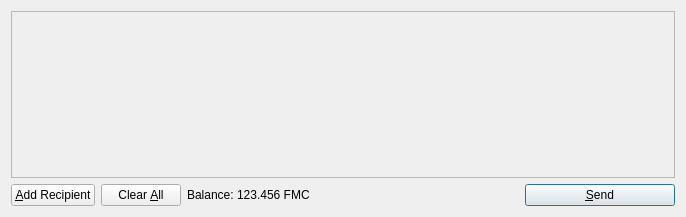
<?xml version="1.0" encoding="UTF-8"?>
<ui version="4.0">
 <class>SendCoinsDialog</class>
 <widget class="QDialog" name="SendCoinsDialog">
  <property name="geometry">
   <rect>
    <x>0</x>
    <y>0</y>
    <width>686</width>
    <height>217</height>
   </rect>
  </property>
  <property name="windowTitle">
   <string>Send Coins</string>
  </property>
  <layout class="QVBoxLayout" name="verticalLayout">
   <item>
    <widget class="QScrollArea" name="scrollArea">
     <property name="widgetResizable">
      <bool>true</bool>
     </property>
     <widget class="QWidget" name="scrollAreaWidgetContents">
      <property name="geometry">
       <rect>
        <x>0</x>
        <y>0</y>
        <width>666</width>
        <height>165</height>
       </rect>
      </property>
      <layout class="QVBoxLayout" name="verticalLayout_2">
       <property name="margin">
        <number>0</number>
       </property>
       <item>
        <layout class="QVBoxLayout" name="entries">
         <property name="spacing">
          <number>6</number>
         </property>
        </layout>
       </item>
       <item>
        <spacer name="verticalSpacer">
         <property name="orientation">
          <enum>Qt::Vertical</enum>
         </property>
         <property name="sizeHint" stdset="0">
          <size>
           <width>20</width>
           <height>40</height>
          </size>
         </property>
        </spacer>
       </item>
      </layout>
     </widget>
    </widget>
   </item>
   <item>
    <layout class="QHBoxLayout" name="horizontalLayout">
     <item>
      <widget class="QPushButton" name="addButton">
       <property name="toolTip">
        <string>Send to multiple recipients at once</string>
       </property>
       <property name="text">
        <string>&amp;Add Recipient</string>
       </property>
       <property name="icon">
        <iconset resource="../bitcoin.qrc">
         <normaloff>:/icons/add</normaloff>:/icons/add</iconset>
       </property>
       <property name="autoDefault">
        <bool>false</bool>
       </property>
      </widget>
     </item>
     <item>
      <widget class="QPushButton" name="clearButton">
       <property name="sizePolicy">
        <sizepolicy hsizetype="Minimum" vsizetype="Fixed">
         <horstretch>0</horstretch>
         <verstretch>0</verstretch>
        </sizepolicy>
       </property>
       <property name="toolTip">
        <string>Remove all transaction fields</string>
       </property>
       <property name="text">
        <string>Clear &amp;All</string>
       </property>
       <property name="icon">
        <iconset resource="../bitcoin.qrc">
         <normaloff>:/icons/remove</normaloff>:/icons/remove</iconset>
       </property>
       <property name="autoRepeatDelay">
        <number>300</number>
       </property>
       <property name="autoDefault">
        <bool>false</bool>
       </property>
      </widget>
     </item>
     <item>
      <layout class="QHBoxLayout" name="horizontalLayout_2">
       <property name="spacing">
        <number>3</number>
       </property>
       <item>
        <widget class="QLabel" name="label">
         <property name="text">
          <string>Balance:</string>
         </property>
        </widget>
       </item>
       <item>
        <widget class="QLabel" name="labelBalance">
         <property name="cursor">
          <cursorShape>IBeamCursor</cursorShape>
         </property>
         <property name="text">
          <string>123.456 FMC</string>
         </property>
         <property name="textInteractionFlags">
          <set>Qt::LinksAccessibleByMouse|Qt::TextSelectableByKeyboard|Qt::TextSelectableByMouse</set>
         </property>
        </widget>
       </item>
      </layout>
     </item>
     <item>
      <spacer name="horizontalSpacer">
       <property name="orientation">
        <enum>Qt::Horizontal</enum>
       </property>
       <property name="sizeHint" stdset="0">
        <size>
         <width>40</width>
         <height>20</height>
        </size>
       </property>
      </spacer>
     </item>
     <item>
      <widget class="QPushButton" name="sendButton">
       <property name="minimumSize">
        <size>
         <width>150</width>
         <height>0</height>
        </size>
       </property>
       <property name="toolTip">
        <string>Confirm the send action</string>
       </property>
       <property name="text">
        <string>&amp;Send</string>
       </property>
       <property name="icon">
        <iconset resource="../bitcoin.qrc">
         <normaloff>:/icons/send</normaloff>:/icons/send</iconset>
       </property>
       <property name="default">
        <bool>true</bool>
       </property>
      </widget>
     </item>
    </layout>
   </item>
  </layout>
 </widget>
 <resources>
  <include location="../bitcoin.qrc"/>
 </resources>
 <connections/>
</ui>
